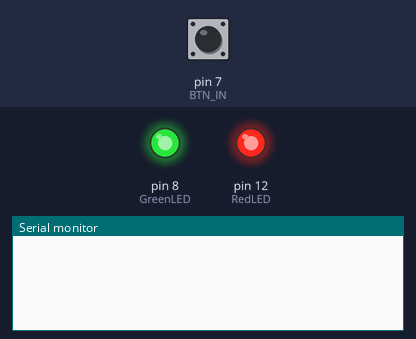
Simulated run of this sketch. Board: Arduino Uno, built with avr-gcc and run on an emulated ATmega328P. Parts: output pins drawn as LEDs (lit = HIGH), the last lines printed to the serial monitor. Inputs (shaded band) come from the test bench; at power-on: pin 7 (BTN_IN) HIGH.

Above: at 1.2 s.
1.3 s: pin 7 (BTN_IN) pulled LOW for 0.15 s
At 1.45 s:
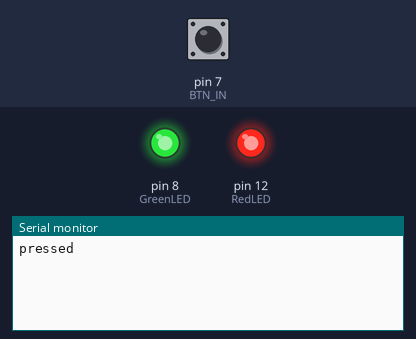
At 2.9 s:
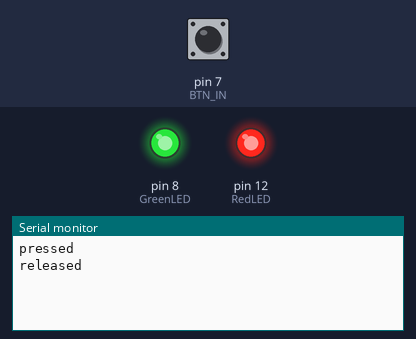

Measured:
- after the input at 1.3 s, the serial monitor: prints a new line at once (image 1)

The sketch:

HMI.ino
```cpp
const uint8_t BTN_IN = 7;   // input with internal pull-up, button to GND rail

const uint8_t RedLED   = 12; // Anode via 330R, cathode to GND rail
const uint8_t GreenLED = 8;  // Anode via 330R, cathode to GND rail

const uint16_t DEBOUNCE_MS = 25;

bool lastRaw = HIGH;
bool stable  = HIGH;
unsigned long lastChange = 0;

void setup() {
  Serial.begin(115200);

  pinMode(BTN_IN, INPUT_PULLUP);

  pinMode(RedLED, OUTPUT);
  pinMode(GreenLED, OUTPUT);
  digitalWrite(RedLED, HIGH); // steady on
  digitalWrite(GreenLED, HIGH);
}

void loop() {
  bool raw = digitalRead(BTN_IN);

  if (raw != lastRaw) {
    lastRaw = raw;
    lastChange = millis();
  }

  if (raw != stable && (millis() - lastChange) >= DEBOUNCE_MS) {
    stable = raw;
    Serial.println(stable == LOW ? F("pressed") : F("released"));
  }
}
```
